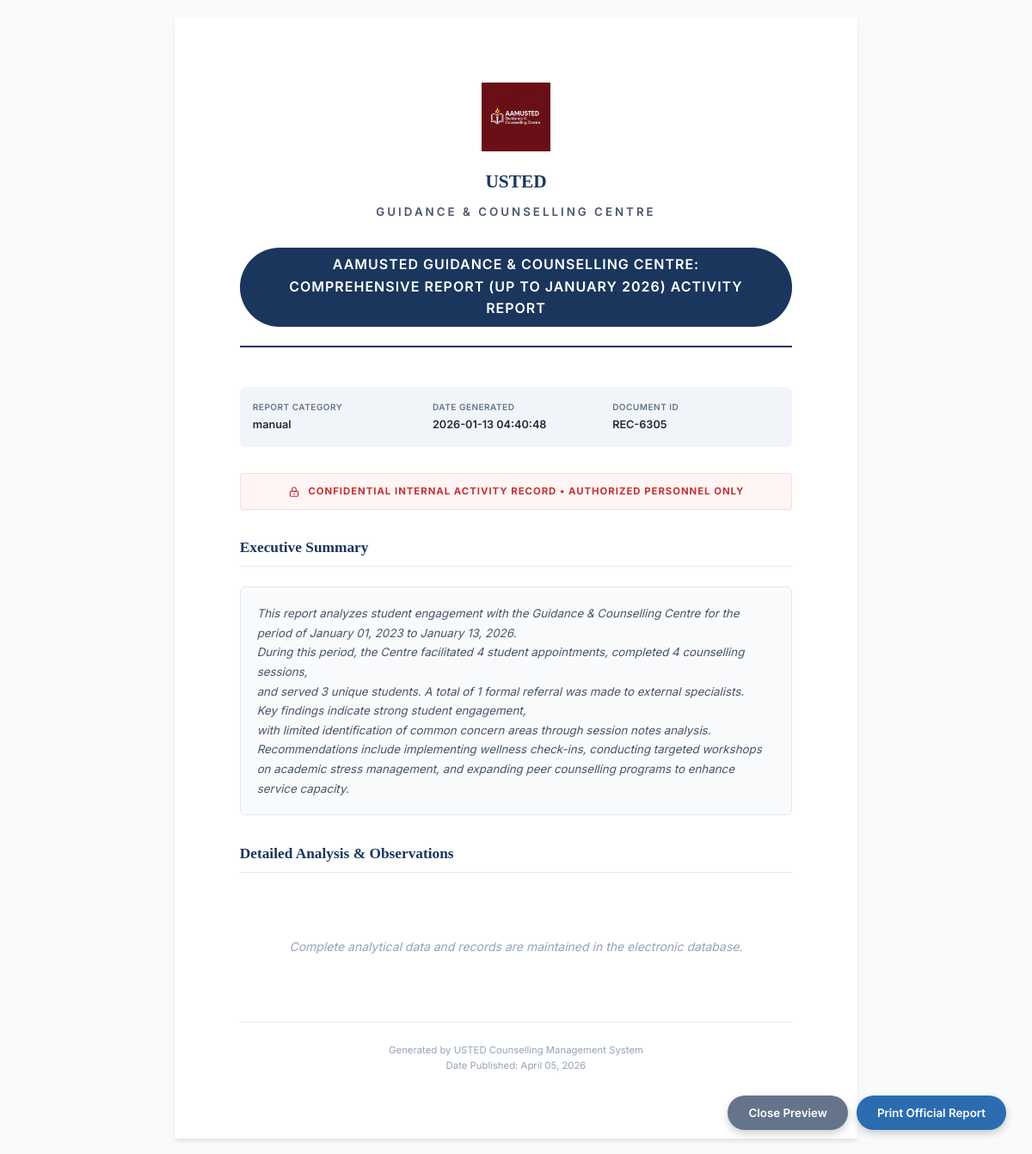
/print_report/17 (signed in), run on an earlier commit of the app's database.
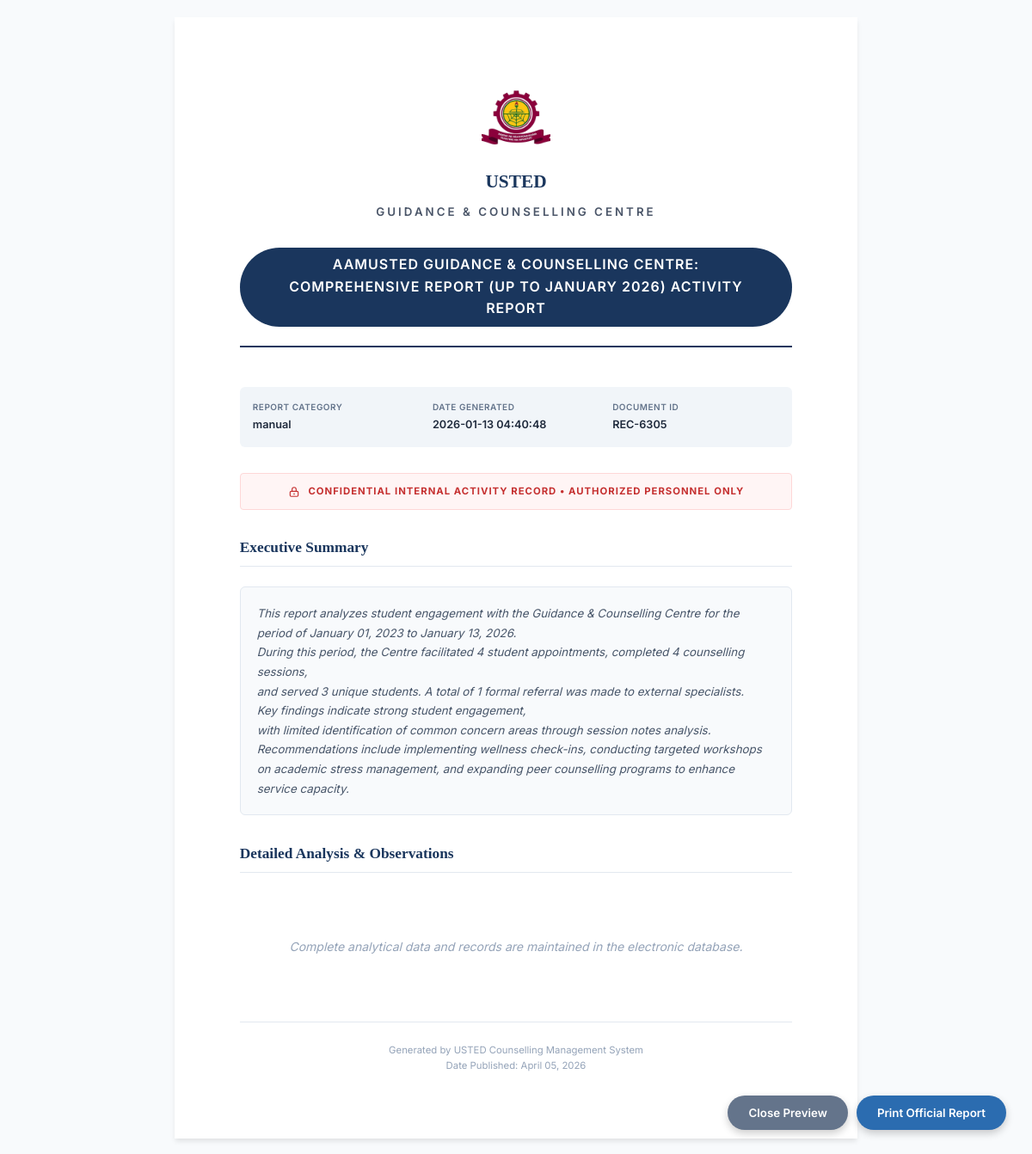
And on a later commit of the database.
### tables this page shows
CREATE TABLE app_settings (
            id INTEGER PRIMARY KEY AUTOINCREMENT,
            setting_name TEXT NOT NULL UNIQUE,
            setting_value TEXT
        , updated_at TIMESTAMP, global_id TEXT, last_synced_at TEXT, is_deleted BOOLEAN DEFAULT 0);

### app.py (the view)
@app.route('/print_report/<int:report_id>')
@login_required
def print_report(report_id):
    try:
        ensure_database_initialized()
        conn = get_db_connection()
        if conn is None:
            flash('Database connection failed. Please restart the application.', 'error')
            return redirect(url_for('dashboard'))
        report = None
        try:
            report = conn.execute('''
                SELECT * FROM reports WHERE id = ?
            ''', (report_id,)).fetchone()
        except Exception as e:
            print(f"[PRINT_REPORT] Error getting report: {e}")
        finally:
            try:
                conn.close()
            except Exception:
                pass
        if not report:
            flash('Report not found', 'error')
            return redirect(url_for('reports_list'))
        report_dict = dict(report) if report else {}
        return render_template('print_report.html', report=report_dict, now=datetime.utcnow())
    except Exception as e:
        print(f"[PRINT_REPORT] Unexpected error: {e}")
        import traceback
        traceback.print_exc()
        flash('Error loading report for printing.', 'error')
        return redirect(url_for('reports_list'))

### app.py (called while the page is built, shortened)
def ensure_database_initialized():
    global _db_initialization_lock, _db_initialized
    if _db_initialized:
        return

@app.context_processor
def inject_now():
    ctx = {'now': datetime.utcnow()}
    try:
        from flask import session as _s
        if _s.get('logged_in'):
            _conn = get_db_connection()
            count = _conn.execute(
                """SELECT COUNT(*) FROM BookingRequest
                   WHERE status = 'Pending'"""
            ).fetchone()[0]
            _conn.close()
            ctx['latest_booking_count'] = count
    except Exception:
        ctx['latest_booking_count'] = 0
    return ctx

@app.template_filter('nl2br')
def nl2br(value):
    if value:
        return value.replace('\n', '<br>')
    if value:
        return value.replace('\n', '<br>')
    return ''

def login_required(f):
    @wraps(f)
    def decorated_function(*args, **kwargs):
        if 'logged_in' not in session:
            return redirect(url_for('welcome'))
        return f(*args, **kwargs)
    return decorated_function

@app.context_processor
def inject_node_info():
    return dict(node_config=node_config.load_config())

### templates/print_report.html (shortened to what this page needs)
<!DOCTYPE html>
<html lang="en">
<head>
    <link href="/static/css/inter.css" rel="stylesheet">
</head>
<body>
    <div class="print-controls no-print">
        <button onclick="window.close()" class="btn-action btn-close">Close Preview</button>
        <button onclick="window.print()" class="btn-action btn-print">Print Official Report</button>
    </div>
    <div class="page-container">
        <div class="header">
            {% if settings and settings.logo_url %}
            <img src="{{ settings.logo_url }}" class="header-logo" alt="Logo">
            {% else %}
            <div class="header-logo-placeholder">U</div>
            {% endif %}
            <h1>USTED</h1>
            <h2 style="font-weight: 600; color: #4a5568; letter-spacing: 3px;">Guidance & Counselling Centre</h2>
            <div class="doc-title" style="margin-top: 4mm;">{{ report.get('title', 'Activity Report') }}</div>
        </div>
        <div class="report-meta-grid">
            <div class="meta-item">
                <span class="meta-label">Report Category</span>
                <span class="meta-value">{{ report.get('report_type', 'General') }}</span>
            </div>
            <div class="meta-item">
                <span class="meta-label">Date Generated</span>
                <span class="meta-value">{{ report.get('date_generated', 'N/A') }}</span>
            </div>
            <div class="meta-item">
                <span class="meta-label">Document ID</span>
                <span class="meta-value">REC-{{ range(1000, 9999) | random }}</span>
            </div>
        </div>
        <div class="confidential-seal">
            Confidential Internal Activity Record • Authorized Personnel Only
        </div>
        {% if report and report.get('summary') %}
        <div class="section-title">Executive Summary</div>
        <div class="summary-box">
            {{ report.get('summary', '') | nl2br | safe }}
        </div>
        {% endif %}
        <div class="section-title">Detailed Analysis & Observations</div>
        <div class="content-area">
            {% if report and report.get('content') %}
                {{ report.get('content', '') | safe }}
            {% else %}
                <p style="text-align: center; color: #94a3b8; font-style: italic; margin: 20mm 0;">
                    Complete analytical data and records are maintained in the electronic database.
                </p>
            {% endif %}
        </div>
        <div class="footer">
            <p>Generated by USTED Counselling Management System</p>
            <p>Date Published: {{ now.strftime('%B %d, %Y') if now else 'March 2026' }}</p>
        </div>
    </div>
</body>
</html>

What changed in the data, as far as the page shows it:
changed app_settings: logo_url: a different picture
